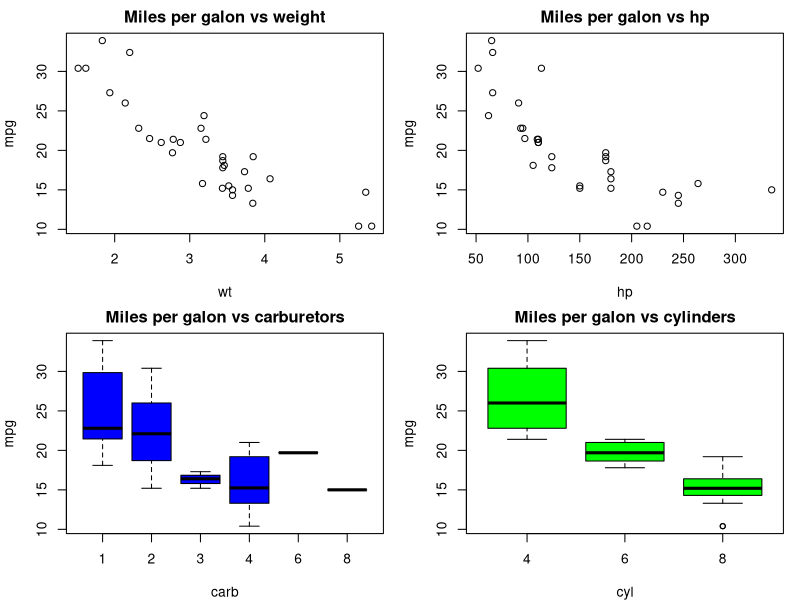
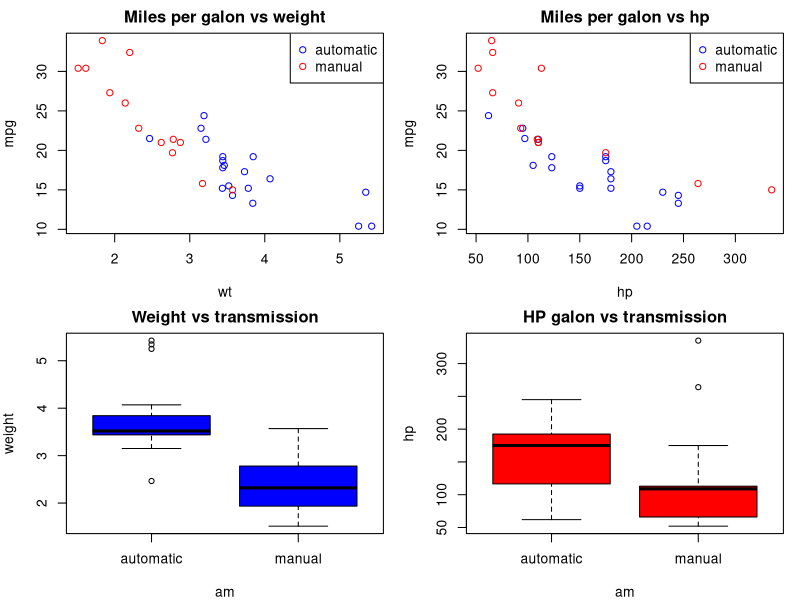
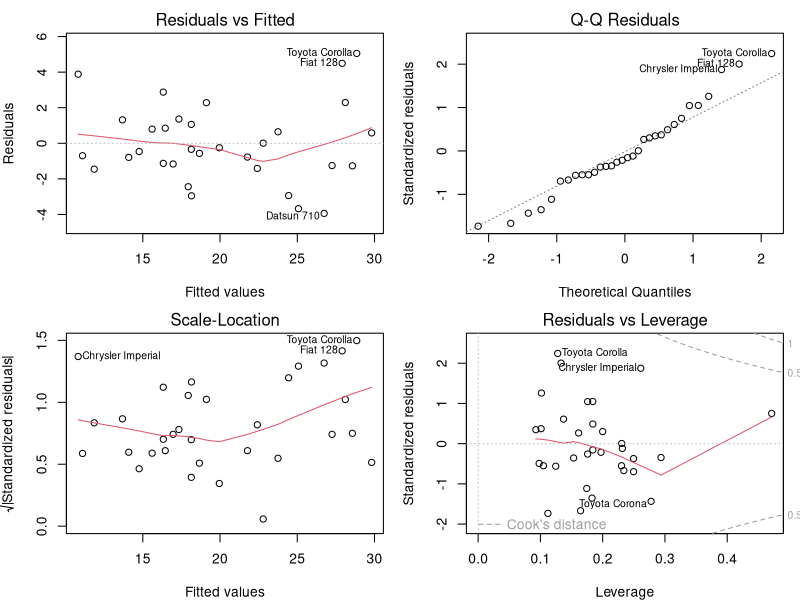

Source code (R) for these figures, in order:
## ---- chunk 1
data(mtcars);
mtcars$gear <- factor(mtcars$gear);
mtcars$cyl <- factor(mtcars$cyl);
mtcars$am <- factor(mtcars$am, labels = c("automatic", "manual"));
mtcars$carb <- factor(mtcars$carb);
summary(mtcars); str(mtcars);
## ---- chunk 2
m4 <- lm(mpg ~ factor(am) + factor(cyl) + wt + hp, data = mtcars); 
summary(m4);
## ---- chunk 3
m0 <- lm(mpg ~ am, data = mtcars);
summary(m0);
## ---- chunk 4
m0 <- lm(mpg ~ am, data = mtcars);
summary(m0);
m1 <- lm(mpg ~ am + factor(cyl) + wt + disp + 
               hp + drat + factor(gear) + qsec +
               vs + factor(carb), data = mtcars)
m2 <- lm(mpg ~ factor(am) + factor(cyl) + wt + disp + 
             hp + drat + factor(gear) + qsec +
             vs, data = mtcars)
m3 <- lm(mpg ~ factor(am) + factor(cyl) + wt + disp + 
             hp + drat + qsec +
             vs, data = mtcars);
m4 <- lm(mpg ~ factor(am) + factor(cyl) + wt + 
             hp, data = mtcars);
m5 <- lm(mpg ~ factor(am) + wt + 
             hp, data = mtcars);
anova(m1, m2, m3, m4, m5)
summary(m5)
anova(m4, m5)
summary(m4)
## ---- chunk 5
par(mfrow = c(2,2), mar = c(4,4,2,1));

with(mtcars, plot(wt, mpg, main = "Miles per galon vs weight"));
with(mtcars, plot(hp, mpg, main = "Miles per galon vs hp"));
with(mtcars, boxplot(mpg ~ carb, col = "blue", ylab = "mpg", 
                     main = "Miles per galon vs carburetors"));
with(mtcars, boxplot(mpg ~ cyl, col = "green", ylab = "mpg", 
                     main = "Miles per galon vs cylinders"));
## ---- chunk 6
par(mfrow = c(2,2), mar = c(4,4,2,1));

with(mtcars, plot(wt, mpg, main = "Miles per galon vs weight", type="n"));
with(subset(mtcars, am == "automatic"), points(wt, mpg, col = "blue"));
with(subset(mtcars, am == "manual"), points(wt, mpg, col = "red"));
legend("topright", pch=1, col = c("blue", "red"), legend = c("automatic", "manual"));

with(mtcars, plot(hp, mpg, main = "Miles per galon vs hp", type="n"));
with(subset(mtcars, am == "automatic"), points(hp, mpg, col = "blue"));
with(subset(mtcars, am == "manual"), points(hp, mpg, col = "red"));
legend("topright", pch=1, col = c("blue", "red"), legend = c("automatic", "manual"));

with(mtcars, boxplot(wt ~ am, col = "blue", ylab = "weight", 
                     main = "Weight vs transmission"));
with(mtcars, boxplot(hp ~ am, col = "red", ylab = "hp", 
                     main = "HP galon vs transmission"));
## ---- chunk 7
par(mfrow = c(2,2), mar = c(4,4,2,1));
m4 <- lm(mpg ~ factor(am) + factor(cyl) + wt + hp, data = mtcars); 
plot(m4);
